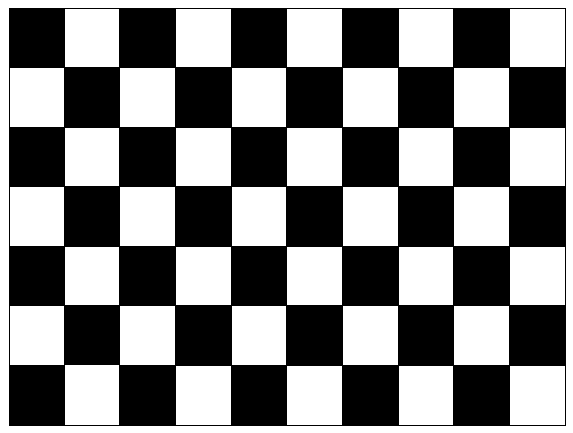
#> input picture c.png, 573 x 433 px
$ python test.py   (older library calls are emulated)
#> lines starting #> are read from the running program, lines starting #| are printed output that depends on the picture; after the words box and inside, x2 and y2 are one past the last pixel; in counts of white or black regions, pixels touching at a corner belong together
### filter.py
import time
import numpy as np
from cv2 import cv2
from signal_to_image import Image_from_Signal
from config import filter_list

class Filters(object):
    def __init__(self):
        self.execution_time = 0
        self.signal_function = Image_from_Signal
        self.flist = filter_list()

    def filter2D(self, src:np.ndarray, kernel:np.ndarray=np.ones((3, 3), dtype=np.uint8), padding:bool=True, unit_test:bool=False)->np.ndarray:
        '''
            Parameters
            ----------
                src: np.ndarray
                    Input your untreated image.
                kernel: np.ndarray
                    Input filter kernel(convolution matrix) doing convolution between a kernel and an image.
                    kernel size must be n * n, and n must be odd.
                padding: bool
                    Decide whether you want to padding for the image.
                    If padding is True, the image shape will not change after filter2D.
                unit_test: bool
                    For demo on the class, let teacher see how it work.
            ----------

            Return
            ----------
                return the image after filter processing.
            ----------
        '''
        assert type(src) is np.ndarray, 'Input should be an ndarray. '
        assert type(kernel) is np.ndarray, 'Kernel must be a ndarray. Please check again. '

        if kernel.shape[0] % 2 == 0 or kernel.shape[1] % 2 == 0:
            raise ValueError('The kernel size must be odd. it should be an n * n np.ndarray. ')
        if src.ndim == 3:
            print(f'Your input has 3 channels {src.shape}.')
            src = cv2.cvtColor(src, cv2.COLOR_BGR2GRAY)
            print(f'Converted to gray channels, shape is {src.shape}.')

        self.input_image = src
        self.input_shape = src.shape
        self.filter_kernel = kernel

        length, width = self.input_shape[0], self.input_shape[1]
        kernel_size = kernel.shape[0]
        p_width = kernel_size // 2

        image = self.padding(src, pad_width=p_width, mode='mirror')
        new_image = np.array(src)

        begin = time.time()
        for x in range(length):
            for y in range(width):
                filter_area = image[x:x+kernel_size, y:y+kernel_size]
                value = (filter_area * kernel).sum()
                new_image[x, y] = value if value >= 0 else 0

        end = time.time()
        self.execution_time = (end - begin)
        # Change singal to image.
        new_image = self.signal_function(new_image, Image_show=False, Image_info_show=False)
        self.output_image = new_image
        self.output_shape = self.output_image.shape

        if unit_test is True:
            self.filter2D_test()

        return new_image

    def padding(self, image:np.ndarray, pad_width:int=0, mode:str='mirror')->np.ndarray:
        '''
            return the image what after filter, the shape will not be changed.
        '''

        length, width = image.shape[0], image.shape[1]

        new_length = length + pad_width * 2
        new_width  = width  + pad_width * 2
        new_image  = np.zeros((new_length, new_width), dtype=np.float32)

        if mode is 'mirror':
            for x in range(length):
                for y in range(width):
                    new_image[x + pad_width, y + pad_width] = image[x, y]

            start = pad_width - 1
            w1_shift = width  + 1
            l1_shift = length + 1

            while start >= 0:
                new_image[start, start] = new_image[start + 1, start + 1]

                #new_image[start, start + 1: start + w1_shift] = new_image[start + 1, start + 1: start + w1_shift]
                for x in range(1, w1_shift):
                    new_image[start, start + x] = new_image[start + 1, start + x]
                for x in range(l1_shift):
                    new_image[start + x, start + w1_shift] = new_image[start + x, start + w1_shift - 1]
                for x in range(start + w1_shift, start, -1):
                    new_image[start + l1_shift, x] = new_image[start + l1_shift - 1, x]
                for x in range(start + l1_shift, start, -1):
                    new_image[x, start] = new_image[x, start + 1]

                #print(f'w1_shift = {w1_shift}, l1_shift = {l1_shift}')
                w1_shift = w1_shift + 2
                l1_shift = l1_shift + 2
                start = start - 1
                #print(new_image)
        elif mode is 'zero':
            new_image[pad_width: new_length - pad_width, pad_width: new_width - pad_width] = image
        else:
            raise ValueError('mode error, please check your input string again. ')

        return new_image

    # [5 lines left out: function get_image_shape, not called in this run]

    def get_execution_time(self)->float:
        return self.execution_time

    def particular_filter2D(self, src:np.ndarray, mode:str='identity')->np.ndarray:
        self.filter_kernel = self.flist.get_filter(mode=mode)
        return self.filter2D(src, self.filter_kernel)

    # [16 lines left out: function filter2D_test, not called in this run]

### signal_to_image.py
from cv2 import cv2
import numpy as np
import os
from skimage import img_as_ubyte


def Image_from_Signal(Input=None, Image_show:bool=True, Image_info_show:bool=True)->np.ndarray:
    '''
        Parameters
            ----------
                Image: np.ndarray or str
                    Input an image or a path.
                Image_show: bool
                    For the test, show the image after function processing.
                Image_info_show: bool
                    For the test, show the detail with our input image.
            ----------
        Return
            ----------
                return the image after function processing.
            ----------
    '''
    global Image
    if isinstance(Input, np.ndarray):
        Image = Input
        #print('Input is an image. ')
    # if not an image, check Image whether or not is a path
    elif isinstance(Input, str):
        if os.path.isfile(Input):
            #print('Input is an image path. ')
            Image = cv2.imread(Input)
            if isinstance(Image, type(None)):
                raise TypeError("Input path is a file, but not path to the image. ")
        else:
            raise TypeError("Input path is not a file, please check again(Input image or path). ")
    else:
        raise TypeError(
                "Your input data type is {}"
                ", please check again(Input an image or a path). ".format(type(Input))
            )

    '''
    Image = Image.astype(np.float64)
    Image = Image / Image.max()
    Image = Image * 255              # [0 ~ 255]
    Image = Image.astype(np.uint8)

    Image = np.abs(Image)
    Image = (Image - np.min(Image)) / (np.max(Image) - np.min(Image)) * 255
    Image = np.round(Image)
    Image.astype(np.uint8)

    '''

    Image = Image.astype(np.float64)
    Image = Image + np.abs(np.min(Image))
    Image = Image / np.max(Image)
    Image = Image * 255
    Image = Image.astype(np.uint8)

    #Image = Image.astype(np.uint8)

    if Image_info_show is True:
        # if input is an image path, show that path.
        print('*' * 10 + ' ' + 'Image_information' + ' ' + '*' * 10)

        if isinstance(Input, str) and os.path.isfile(Input):
            print('Image path: {}. '.format(Input))
        elif isinstance(Input, np.ndarray):
            print('Input is an image. ')

        print('The image shape is {}. '.format(Image.shape))
        print('Max value in image is {}, min value in image is {}. '.format(Image.max(), Image.min()))
        print('After the processing, type is {} now. '.format(Image.dtype))
        print('*' * 39 + '\n')

    if Image_show is True:
        cv2.imshow('Result image', Image)
        cv2.waitKey(0)
        cv2.destroyAllWindows()

    return Image

# [25 lines that do not run on import are left out]

### config.py
import numpy as np
import cv2

class filter_list():
    def __init__(self):
        self.flist = [
            np.array([[0, 0, 0], [0, 1, 0], [0, 0, 0]], dtype=np.float64),
            np.array([[1, 0, -1], [0, 0, 0], [-1, 0, 1]], dtype=np.float64),
            np.array([[0, 1, 0], [1, -4, 1], [0, 1, 0]], dtype=np.float64),
            np.array([[-1, -1, -1], [-1, 8, -1], [-1, -1, -1]], dtype=np.float64),
            np.array([[0, -1, 0], [-1, 5, -1], [0, -1, 0]], dtype=np.float64),
            np.array([[1, 1, 1], [1, 1, 1], [1, 1, 1]], dtype=np.float64) / 9,
            np.array([[1, 2, 1], [2, 4, 2], [1, 2, 1]], dtype=np.float64) / 16,

            np.array([[1, 4, 6, 4, 1], [4, 16, 24, 16, 4], [6, 24, 36, 24, 6],
                      [4, 16, 24, 16, 4], [1, 4, 6, 4, 1]], dtype=np.float64) / 256,

            np.array([[1, 4, 6, 4, 1], [4, 16, 24, 16, 4], [6, 24, -476, 24, 6],
                      [4, 16, 24, 16, 4], [1, 4, 6, 4, 1]], dtype=np.float64) / -256,
        ]

    # [21 lines left out: function get_filter, not called in this run]

### test.py
from cv2 import cv2
import numpy as np
import time
from filter import Filters

def Test(image:np.ndarray, kernel:np.ndarray, image_show=False):
    F = Filters()

    b1 = time.time()
    result_image1 = F.filter2D(image, kernel)
    e1 = time.time()
    result_time1 = (e1 - b1)

    result_image2 = cv2.filter2D(image, -1, kernel)

    if image_show:
        cv2.imshow('source image', image)
        cv2.imshow('F.filter2D', result_image1)
        cv2.imshow('cv2.filter2D', result_image2)
        cv2.waitKey(0)
        cv2.destroyAllWindows()

    print(f'F.filter2D time: {result_time1}')
    print(f'cv2.filter2D time: {F.get_execution_time()}')
    print(f'image shape is {image.shape}, {result_image1.shape}, {result_image2.shape}')

kernel_1 = np.array([[-1, -2, -1], [0, 0, 0], [1, 2, 1]])
kernel_2 = np.array([[-1, 0, -1], [-2, 0, 2], [-1, 0, 1]])
blur_kernel = np.array([[-1, -1, -1], [-1, 8, -1], [-1, -1, -1]])

if __name__ == '__main__':
    #image = cv2.imread('Lena_color.bmp')
    image = cv2.imread('c.png', 0)
#> image: shape (433, 573); 51.3% white; 1 black region, box (x1, y1, x2, y2) and area: (9, 8, 566, 426) 120842
    Test(image, kernel=kernel_1, image_show=True)
#> after the loop in padding, `for x in range(length):`:
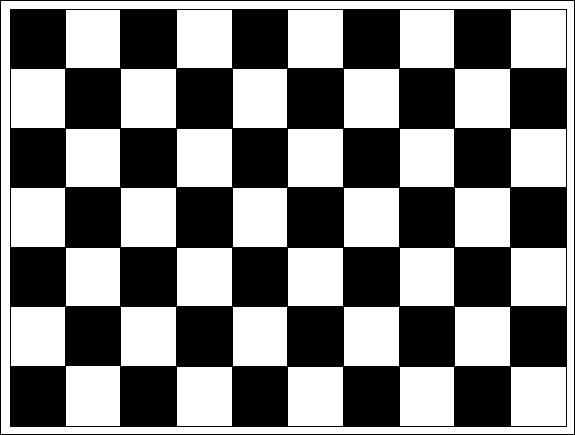
#> new_image: shape (435, 575) float32; 50.9% white; 2 black regions, box (x1, y1, x2, y2) and area: (10, 9, 567, 427) 120842, (0, 0, 575, 435) 2016
#> after the loop in padding, `while start >= 0:`:
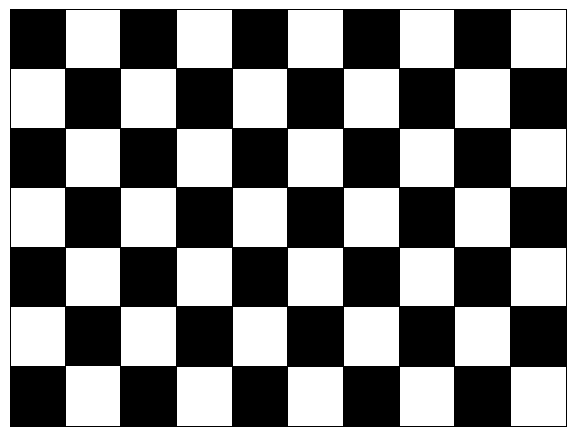
#> new_image: shape (435, 575) float32; 51.7% white; 1 black region, box (x1, y1, x2, y2) and area: (10, 9, 567, 427) 120842
#> after the loop in padding, `while start >= 0:`: l1_shift = 436; start = -1; w1_shift = 576
#> after the loop in filter2D, `for x in range(length):`:
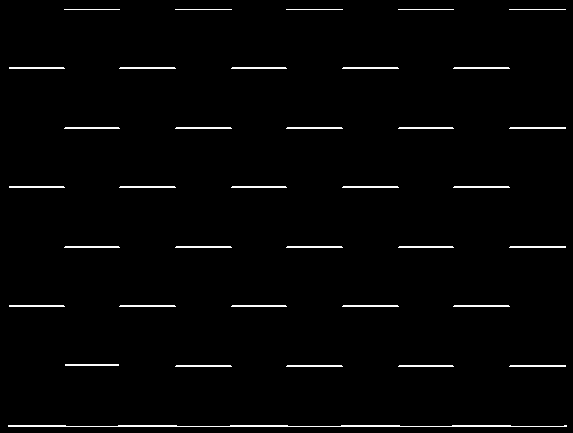
#> new_image: shape (433, 573); min 0, max 255, mean 4.5
#> in Test, `result_image2 = cv2.filter2D(image, -1, kernel)`: result_image2: shape (433, 573); 1.8% white in thin lines or dots
#| image shape is (433, 573), (433, 573), (433, 573)
